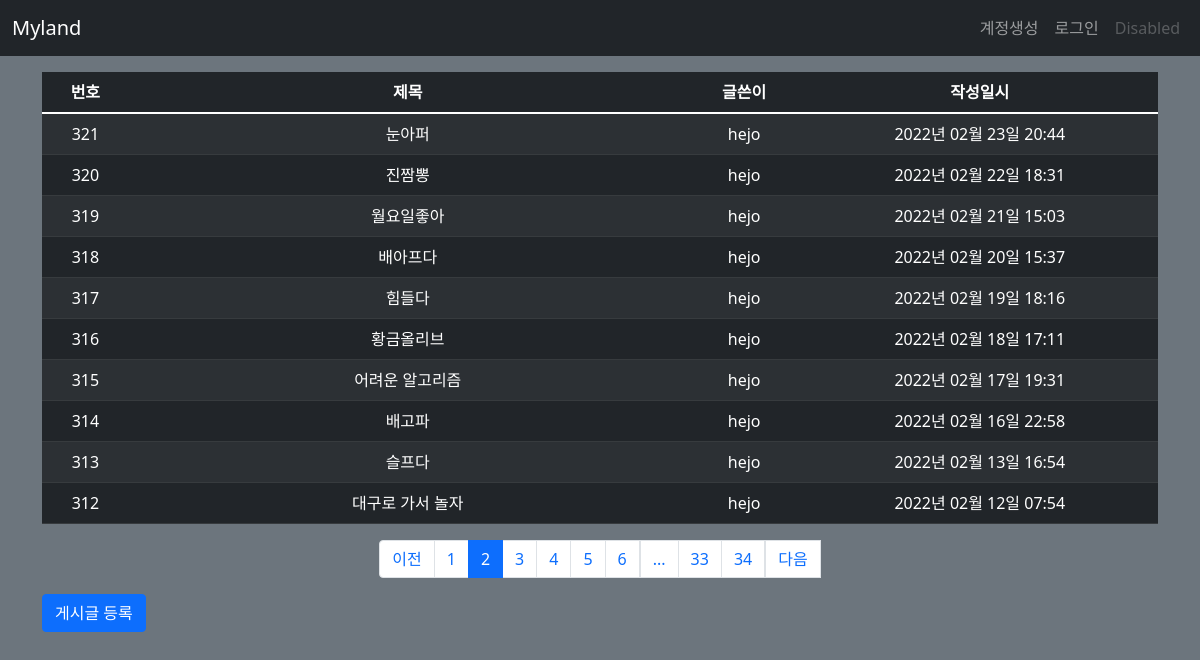
Page /post/list/?page=2 on the committed database.
### myland/models.py (models this page shows)
class Post(db.Model):
    id = db.Column(db.Integer, primary_key=True)
    title = db.Column(db.String(200), nullable=False)
    content = db.Column(db.Text, nullable=False)
    create_date = db.Column(db.DateTime(), nullable=False)
    user_id = db.Column(db.Integer, db.ForeignKey('user.id', ondelete='CASCADE'), nullable=False)
    user = db.relationship('User', backref=db.backref('post_set'))
    modify_date = db.Column(db.DateTime(), nullable=True)

class User(db.Model):
    id = db.Column(db.Integer, primary_key=True)
    username = db.Column(db.String(150), unique=True, nullable=False)
    password = db.Column(db.String(200), nullable=True)
    email = db.Column(db.String(120), unique=True, nullable=False)
    modify_date = db.Column(db.DateTime(), nullable=True)

### myland/views/post_views.py (the view)
@bp.route('/list/')
def _list():
    page = request.args.get('page', type=int, default=1)
    post_list = Post.query.order_by(Post.create_date.desc())
    post_list = post_list.paginate(page, per_page=10)
    return render_template('post/post_list.html', post_list=post_list)

### myland/filter.py (called while the page is built)
def format_datetime(value, fmt='%Y년 %m월 %d일 %H:%M'):
    return value.strftime(fmt)

### myland/views/auth_views.py (called while the page is built)
@bp.before_app_request
def load_logged_in_user():
    user_id = session.get('user_id')
    if user_id is None:
        g.user = None
    else:
        g.user = User.query.get(user_id)

### myland/templates/post/post_list.html
{% extends 'base.html' %}
{% block content %}
<div class="container my-3">
  <table class="table table-dark table-striped table-hover">
    <thead>
    <tr class="text-center">
      <th>번호</th>
      <th style="width:50%">제목</th>
      <th>글쓴이</th>
      <th>작성일시</th>
    </tr>
    </thead>
    <tbody>
    {% if post_list %}
    {% for post in post_list.items %}
    <tr class="text-center">
      <td>{{ post_list.total - ((post_list.page - 1) * post_list.per_page) - loop.index0 }}</td>
      <td class="text-left">
        <a href="{{ url_for('post.detail', post_id=post.id) }}" style="text-decoration-line: none; color: white;">{{ post.title }}</a>
      </td>
      <td>{{ post.user.username }}</td>
      <td>{{ post.create_date|datetime }}</td>
    </tr>
    {% endfor %}
    {% else %}
    <tr>
      <td colspan="3">게시글이 없습니다.</td>
    </tr>
    {% endif %}
    </tbody>
  </table>
  <ul class="pagination justify-content-center">
    {% if post_list.has_prev %}
    <li class="page-item">
      <a class="page-link" href="?page={{ post_list.prev_num }}">이전</a>
    </li>
    {% else %}
    <li class="page-item disabled">
      <a class="page-link" tabindex="-1" aria-disabled="true" href="#">이전</a>
    </li>
    {% endif %}
    {% for page_num in post_list.iter_pages() %}
      {% if page_num %}
        {% if page_num != post_list.page %}
        <li class="page-item">
          <a class="page-link" href="?page={{ page_num }}">{{ page_num }}</a>
        </li>
        {% else %}
        <li class="page-item active" aria-current="page">
          <a class="page-link" href="#">{{ page_num }}</a>
        </li>
        {% endif %}
      {% else %}
        <li class="disabled">
          <a class="page-link" href="#">...</a>
        </li>
      {% endif %}
    {% endfor %}
    {% if post_list.has_next %}
    <li class="page-items">
      <a class="page-link" href="?page={{ post_list.next_num }}">다음</a>
    </li>
    {% else %}
    <li class="page-item disabled">
      <a class="page-link" tabindex="-1" aria-disabled="true" href="#">다음</a>
    </li>
    {% endif %}
  </ul>
  <a href="{{ url_for('post.create') }}" class="btn btn-primary">게시글 등록</a>
</div>
{% endblock %}

### rows in the picture
Post: id "321", title "눈아퍼", user.username "hejo", create_date "2022년 02월 23일 20:44"
Post: id "320", title "진짬뽕", user.username "hejo", create_date "2022년 02월 22일 18:31"
Post: id "319", title "월요일좋아", user.username "hejo", create_date "2022년 02월 21일 15:03"
Post: id "318", title "배아프다", user.username "hejo", create_date "2022년 02월 20일 15:37"
Post: id "317", title "힘들다", user.username "hejo", create_date "2022년 02월 19일 18:16"
Post: id "316", title "황금올리브", user.username "hejo", create_date "2022년 02월 18일 17:11"
Post: id "315", title "어려운 알고리즘", user.username "hejo", create_date "2022년 02월 17일 19:31"
Post: id "314", title "배고파", user.username "hejo", create_date "2022년 02월 16일 22:58"
Post: id "313", title "슬프다", user.username "hejo", create_date "2022년 02월 13일 16:54"
Post: id "312", title "대구로 가서 놀자", user.username "hejo", create_date "2022년 02월 12일 07:54"

### other values in the picture
{{ page_num }} "1" "3" "4" "5" "6" "33" "34"
{{ page_num }} "2"
